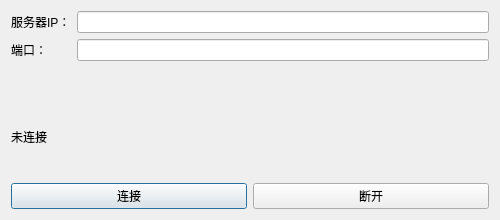
<?xml version="1.0" encoding="UTF-8"?>
<ui version="4.0">
 <class>SettingDialog</class>
 <widget class="QDialog" name="SettingDialog">
  <property name="geometry">
   <rect>
    <x>0</x>
    <y>0</y>
    <width>500</width>
    <height>220</height>
   </rect>
  </property>
  <property name="windowTitle">
   <string>服务器设置</string>
  </property>
  <layout class="QVBoxLayout" name="verticalLayout">
   <item>
    <layout class="QFormLayout" name="formLayout">
     <item row="0" column="0">
      <widget class="QLabel" name="label">
       <property name="text">
        <string>服务器IP：</string>
       </property>
      </widget>
     </item>
     <item row="0" column="1">
      <widget class="QLineEdit" name="ipEdit"/>
     </item>
     <item row="1" column="0">
      <widget class="QLabel" name="label_2">
       <property name="text">
        <string>端口：</string>
       </property>
      </widget>
     </item>
     <item row="1" column="1">
      <widget class="QLineEdit" name="portEdit"/>
     </item>
    </layout>
   </item>
   <item>
    <widget class="QLabel" name="statusLabel">
     <property name="text">
      <string>未连接</string>
     </property>
    </widget>
   </item>
   <item>
    <layout class="QHBoxLayout" name="horizontalLayout">
     <item>
      <widget class="QPushButton" name="connectBtn">
       <property name="text">
        <string>连接</string>
       </property>
      </widget>
     </item>
     <item>
      <widget class="QPushButton" name="disconnectBtn">
       <property name="text">
        <string>断开</string>
       </property>
      </widget>
     </item>
    </layout>
   </item>
  </layout>
 </widget>
 <resources/>
 <connections/>
</ui>
